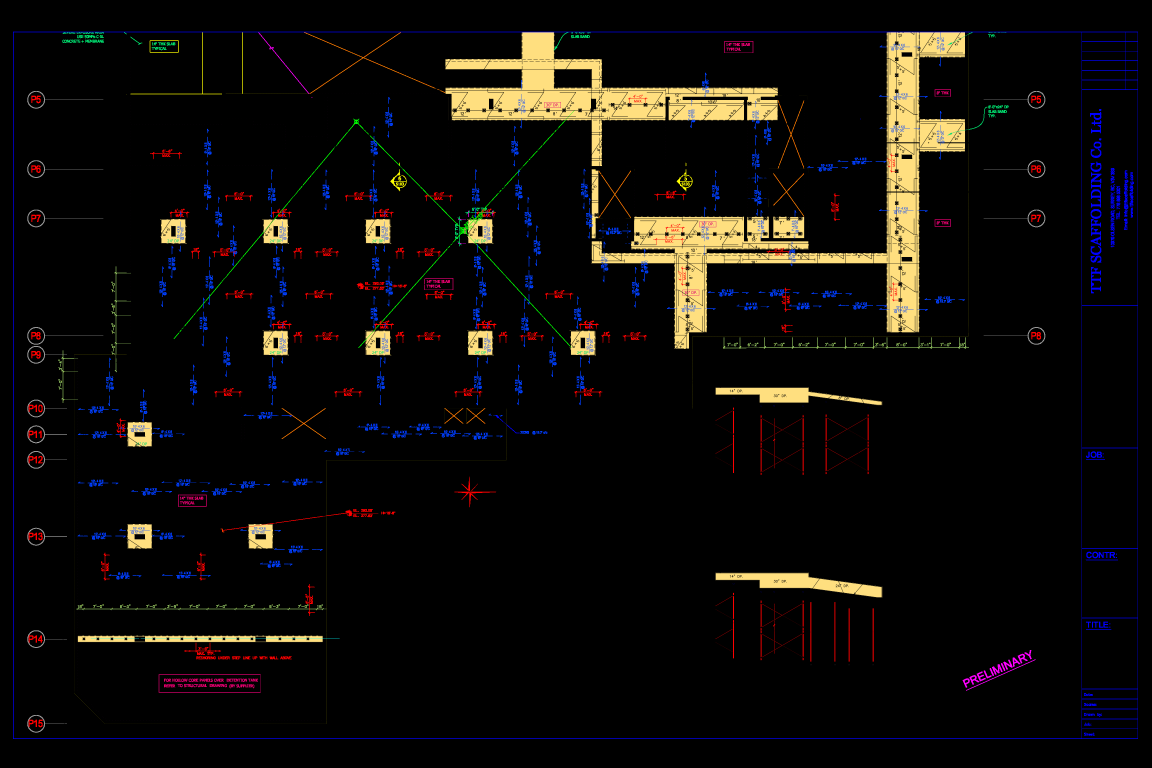
#> input picture files/original.png, 3456 x 2304 px (shown at 1/3 size)
$ python -i Step6.py   (imports and definitions only)
#> lines starting #> are read from the running program, lines starting #| are printed output that depends on the picture; after the words box and inside, x2 and y2 are one past the last pixel; in counts of white or black regions, pixels touching at a corner belong together
#!/usr/bin/env python3
"""
Contour-based Object Detection for Blue X Shapes
Uses OpenCV contour detection to find individual blue X shapes
"""

import cv2
import numpy as np
from pathlib import Path
import argparse
import re
import os
import shutil
import sys
import json
from datetime import datetime
sys.path.append(os.path.join(os.path.dirname(__file__), '..'))
import cairosvg
import io
from PIL import Image
sys.path.append(os.path.join(os.path.dirname(__file__), '..'))


# [39 lines left out: functions save_x_shapes_to_json, svg_to_image, not called in this run]

def detect_blue_x_shapes(image_path, output_path='results.png', json_output_path=None):
    """Detect individual blue X shapes using contour detection"""
#> called with image_path = '../files/original.png', output_path = 'results.png'

    print(f"Processing image: {image_path}")

    # Check if input is SVG and convert if needed
    if str(image_path).lower().endswith('.svg'):

        print("Converting SVG to image for processing...")
        pil_image = svg_to_image(image_path)
        if pil_image is None:
            return 0, []

        # Convert PIL Image to OpenCV format
        img = cv2.cvtColor(np.array(pil_image), cv2.COLOR_RGB2BGR)
    else:
        # Read image directly if it's not SVG
        img = cv2.imread(str(image_path))
#> img is the input picture: shape (2304, 3456, 3); mean B, G, R 10, 12.2, 14.7

    if img is None:

        print(f"Error: Could not read image {image_path}", "error")
        return 0, []

    # Convert to HSV for better color detection
    hsv = cv2.cvtColor(img, cv2.COLOR_BGR2HSV)
#> hsv: shape (2304, 3456, 3); mean H, S, V 3.3, 13, 18.2

    # Define blue color range in HSV
    # Blue in HSV: H=120, S=255, V=255
    lower_blue = np.array([100, 50, 50])   # Darker blue
    upper_blue = np.array([130, 255, 255]) # Lighter blue

    # Create mask for blue objects
    blue_mask = cv2.inRange(hsv, lower_blue, upper_blue)
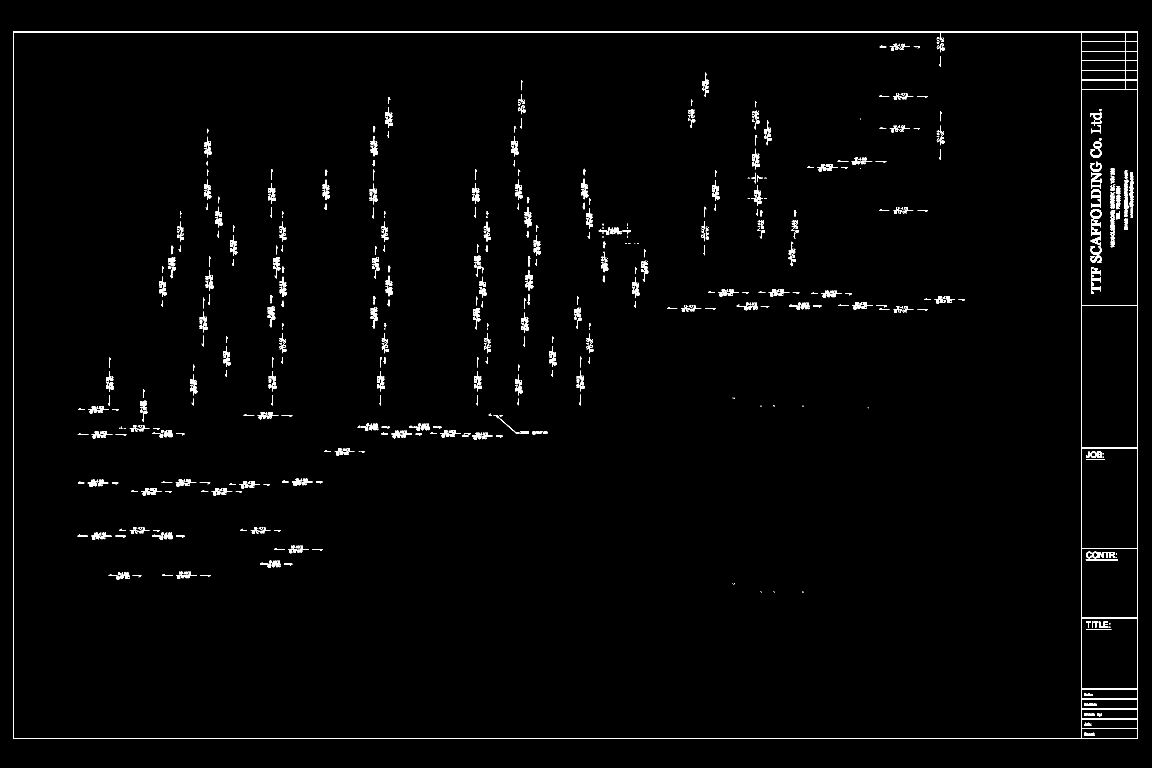
#> blue_mask: shape (2304, 3456) (shown at 1/3 size); 1.3% white in thin lines or dots, all inside (x1, y1, x2, y2) = (39, 95, 3414, 2217)

    # Apply morphological operations to clean up the mask
    kernel = np.ones((3,3), np.uint8)
    blue_mask = cv2.morphologyEx(blue_mask, cv2.MORPH_CLOSE, kernel)
#> blue_mask: shape (2304, 3456); 1.5% white; 415 white regions (48 under 20 px), largest, box (x1, y1, x2, y2) and area: (39, 95, 3414, 2217) 26906, (3272, 627, 3304, 789) 2299, (3372, 511, 3385, 650) 1239
    blue_mask = cv2.morphologyEx(blue_mask, cv2.MORPH_OPEN, kernel)
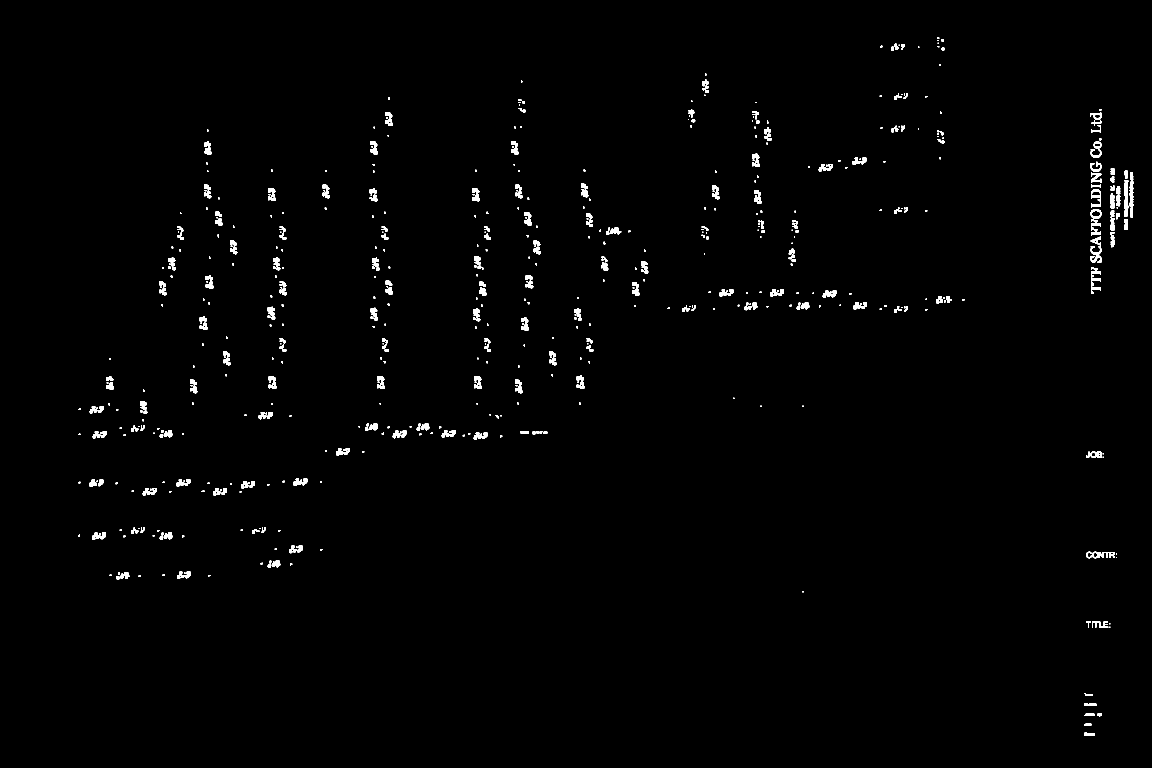
#> blue_mask: shape (2304, 3456) (shown at 1/3 size); 0.92% white; 605 white regions (115 under 20 px)

    # Find contours
    contours, _ = cv2.findContours(blue_mask, cv2.RETR_EXTERNAL, cv2.CHAIN_APPROX_SIMPLE)
#> contours = 605 contours, 280 with area under 20; largest, box (x1, y1, x2, y2) and area: (3272, 709, 3304, 788) 954, (3372, 540, 3385, 650) 910, (3259, 1655, 3345, 1675) 834, (3273, 801, 3303, 880) 757, (3272, 627, 3304, 657) 754

    # Filter contours based on area and shape
    valid_contours = []
    for contour in contours:
        area = cv2.contourArea(contour)

        # Filter by area (adjust these values based on your X shapes)
        if 30 < area < 2000:  # Broader range to catch all potential X shapes
            # Get bounding rectangle
            x, y, w, h = cv2.boundingRect(contour)

            # Check aspect ratio (X shapes should be roughly square)
            aspect_ratio = w / h if h > 0 else 0
            # Ensure width/height ratio is within 1.5 tolerance (max 1.5:1 or 1:1.5)
            if 0.67 < aspect_ratio < 1.5:  # 1/1.5 = 0.67, 1.5/1 = 1.5
                # Additional check: ensure reasonable size
                if w >= 5 and h >= 5:  # Minimum size requirement
                    valid_contours.append((contour, x, y, w, h, area))
#> this loop made 605 passes
#> (area, x, y, w, h, aspect_ratio) on passes 1, 2, 3, 4, 5, 6, 9, 10, 12, 18, 19, 20: (182, 3252, 2198, 33, 9, 3.67), (97, 3252, 2171, 22, 6, 3.67), (84.5, 3292, 2141, 14, 9, 1.56), (158, 3252, 2141, 32, 7, 4.57), (214, 3253, 2109, 36, 9, 4), (116, 3252, 2079, 27, 9, 3), (291, 3276, 1865, 49, 18, 2.72), (59, 3258, 1865, 15, 18, 0.833), (75.5, 349, 1728, 10, 11, 0.909), (303, 361, 1717, 27, 20, 1.35), (33, 354, 1717, 6, 8, 0.75), (418.5, 531, 1715, 41, 22, 1.86)
#> (area, x, y, w, h) on pass 163: (185.5, 1422, 1154, 24, 13)
#> after the loop, valid_contours = 168 items

    print(f"Found {len(valid_contours)} initial contours")
#| Found 168 initial contours

    # Group nearby contours to identify individual X shapes
    if len(valid_contours) > 0:
        # Sort by area to prioritize larger contours
        valid_contours.sort(key=lambda x: x[5], reverse=True)

        # Group contours that are close to each other
        grouped_contours = []
        used_indices = set()

        for i, (contour, x, y, w, h, area) in enumerate(valid_contours):
            if i in used_indices:
                continue

            # Find contours that are close to this one
            nearby_contours = [(contour, x, y, w, h, area)]
            used_indices.add(i)

            center_x = x + w/2
            center_y = y + h/2

            for j, (contour2, x2, y2, w2, h2, area2) in enumerate(valid_contours):
                if j in used_indices:
                    continue

                center_x2 = x2 + w2/2
                center_y2 = y2 + h2/2

                # Calculate distance between centers
                distance = ((center_x - center_x2)**2 + (center_y - center_y2)**2)**0.5

                # If contours are very close, group them (much stricter for X shapes)
                if distance < 15:  # Reduced from 30 to 15 for tighter grouping
                    nearby_contours.append((contour2, x2, y2, w2, h2, area2))
                    used_indices.add(j)

            # Calculate combined bounding box for the group
            if nearby_contours:
                min_x = min(c[1] for c in nearby_contours)
                min_y = min(c[2] for c in nearby_contours)
                max_x = max(c[1] + c[3] for c in nearby_contours)
                max_y = max(c[2] + c[4] for c in nearby_contours)

                group_w = max_x - min_x
                group_h = max_y - min_y

                # Apply aspect ratio constraint to grouped bounding boxes too
                group_aspect_ratio = group_w / group_h if group_h > 0 else 0
                if 0.67 < group_aspect_ratio < 1.5:  # Same 1.5 tolerance as individual contours
                    grouped_contours.append((nearby_contours, min_x, min_y, group_w, group_h))
                else:
                    # If grouped bounding box doesn't meet aspect ratio, treat each contour individually
                    for contour, x, y, w, h, area in nearby_contours:
                        grouped_contours.append(([(contour, x, y, w, h, area)], x, y, w, h))
#> this loop made 168 passes
#> (center_x, center_y, min_x) on passes 1 to 12: (3288, 642, 3272), (3288, 582, 3273), (3287, 348, 3270), (3288.5, 533, 3273), (3288, 500.5, 3272), (813.5, 933.5, 803), (1429, 938.5, 1419), (1120.5, 1281, 1107), (430, 1216.5, 420), (1432, 781.5, 1422), (2415.5, 918, 2402), (828, 1692, 815)

        valid_contours = grouped_contours
        print(f"Grouped into {len(valid_contours)} X shapes")
#| Grouped into 166 X shapes

    # Collect X shapes data for JSON output
    x_shapes_data = []

    # Draw results
    result_img = img.copy()

    # Draw contours and bounding boxes
    for i, (contours_group, x, y, w, h) in enumerate(valid_contours):
        # Draw all contours in the group
        for contour, _, _, _, _, _ in contours_group:
            cv2.drawContours(result_img, [contour], -1, (0, 255, 0), 1)

        # Draw bounding box around the group
        cv2.rectangle(result_img, (int(x), int(y)), (int(x + w), int(y + h)), (0, 255, 0), 2)

        # Add label
        label = f"X{i+1}"
        cv2.putText(result_img, label, (int(x), int(y)-10),
                   cv2.FONT_HERSHEY_SIMPLEX, 0.5, (0, 255, 0), 2)

        # Collect data for JSON
        x_shape_data = {
            "id": i + 1,
            "x": float(x),
            "y": float(y),
            "width": float(w),
            "height": float(h),
            "center_x": float(x + w / 2),
            "center_y": float(y + h / 2),
            "area": float(w * h),
            "contours_count": len(contours_group)
        }
        x_shapes_data.append(x_shape_data)

        pass  # X shape detected
#> this loop made 166 passes
#> (x, y, w, h) on passes 1 to 3: (3272, 627, 32, 30), (3273, 568, 30, 28), (3270, 336, 34, 24)
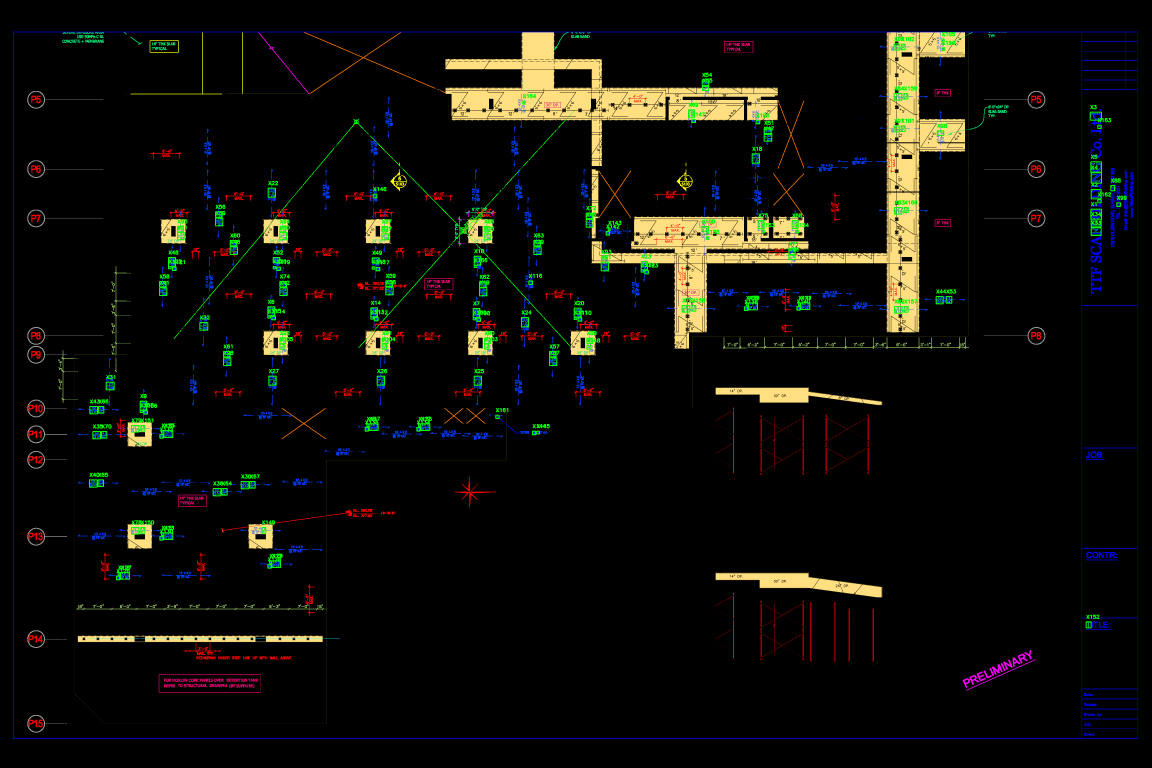
#> result_img: shape (2304, 3456, 3) (shown at 1/3 size); mean B, G, R 9.2, 14, 14.2

    # Save result image
    if output_path.lower().endswith('.svg'):
        # Convert back to PIL and save as SVG-compatible format
        result_pil = Image.fromarray(cv2.cvtColor(result_img, cv2.COLOR_BGR2RGB))
        # For now, save as PNG with SVG extension (you might want to convert back to SVG)
        png_path = output_path.replace('.svg', '.png')
        cv2.imwrite(png_path, result_img)
        print(f"Result saved as: {png_path} (PNG format)")
    else:
        cv2.imwrite(output_path, result_img)
        print(f"Result saved as: {output_path}")

    # Save X shapes data to JSON if path provided
    if json_output_path:
        save_x_shapes_to_json(x_shapes_data, json_output_path)

    print(f"Total X shapes detected: {len(valid_contours)}")
#| Total X shapes detected: 166

    return len(valid_contours), x_shapes_data

# [97 lines left out: functions process_svg_colors, run_step6, main, not called in this run]

# [30 lines not run here, left out]

>>> result = detect_blue_x_shapes('../files/original.png')
